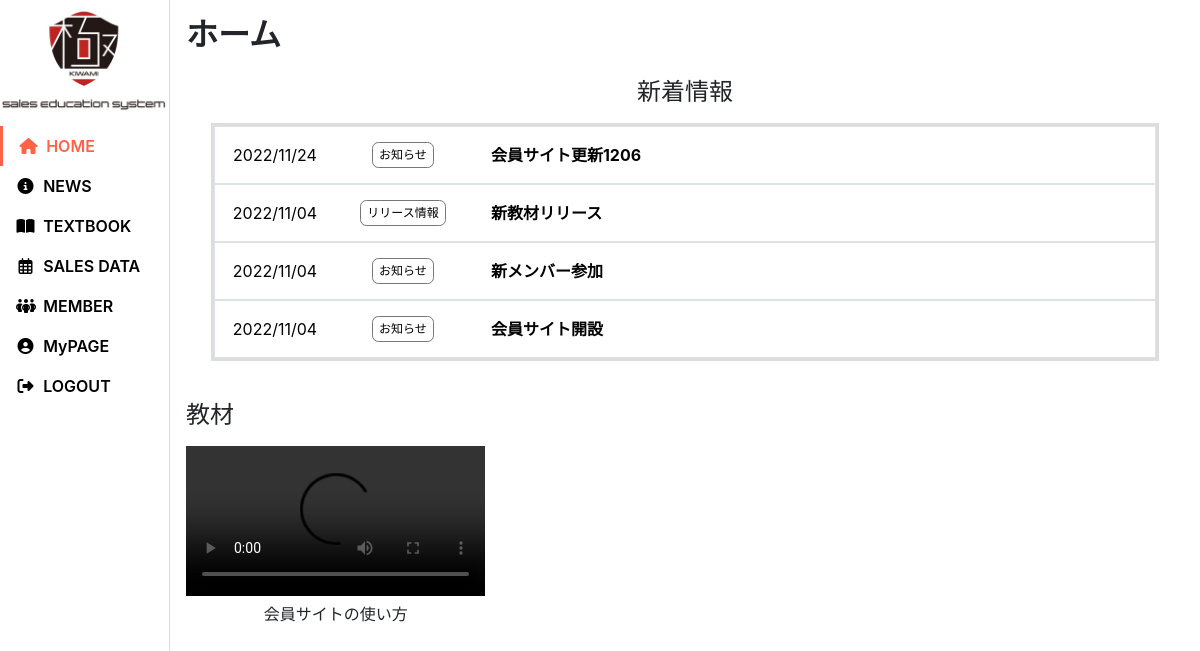
Page / (signed in) on the committed database.
### news/models.py (models this page shows, shortened)
class News(models.Model):
    dt          = models.DateTimeField(verbose_name="投稿日時", default=timezone.now)
    user        = models.ForeignKey(settings.AUTH_USER_MODEL, verbose_name="投稿者", on_delete=models.SET_NULL, null=True, blank=True)
    title       = models.CharField(verbose_name="タイトル", max_length=100)
    content     = models.CharField(verbose_name="内容", max_length=2000)
    category    = models.ForeignKey(Category, verbose_name="ニュースカテゴリ", on_delete=models.SET_NULL, null=True)

class Category(models.Model):
    name    = models.CharField(verbose_name="カテゴリ名", max_length=10, unique=True)

### textbook/models.py (models this page shows, shortened)
class Textbook(models.Model):
    dt              = models.DateTimeField(verbose_name="投稿日時", default=timezone.now)
    user            = models.ForeignKey(settings.AUTH_USER_MODEL, verbose_name="投稿者", on_delete=models.SET_NULL, null=True, blank=True)
    title           = models.CharField(verbose_name="タイトル", max_length=100)
    thumbnail       = models.ImageField(verbose_name="サムネイル画像", upload_to="textbook/thubnail/", null=True, blank=True)
    file_content    = models.FileField(verbose_name="ファイル", upload_to="textbook/movie/", null=True, blank=True)
    is_youtube      = models.BooleanField(verbose_name="Youtubeか", default=False)
    youtube_url     = models.URLField(verbose_name="YoutubeURL", null=True, blank=True)
    minor_category  = models.ForeignKey(MinorCategory, verbose_name="小カテゴリ", on_delete=models.PROTECT)

### oneall/views.py (the view)
class IndexView(LoginRequiredMixin, View):
    def get(self, request, *args, **kwargs):
        context                 = {}
        context["newses"]       = News.objects.all().order_by("-dt")[:5]
        context["textbooks"]    = Textbook.objects.all().order_by("-dt")[:6]
        return render(request, "oneall/index.html", context)

### templates/oneall/index.html (shortened to what this page needs)
{% extends "oneall/base.html" %}
{% load static %}
{% block extra_head %}
<link rel="stylesheet" href="{% static 'oneall/css/index.css' %}">
<link rel="stylesheet" href="{% static 'oneall/css/index-sp.css' %}">
{% endblock %}
{% block main %}
<h1>ホーム</h1>
<section>
    <h2 class="text-center">新着情報</h2>
    <div class="news_list">
        {% for news in newses %}
        <a class="news_list_content border d-flex flex-wrap align-items-center" href="{% url 'news:detail' news.id %}">
            <div class="news_dt">{{ news.dt|date:'Y/m/d' }}</div>
            <div class="news_category"><label class="news_category_label">{{ news.category.name|default:'未分類' }}</label></div>
            <div class="news_title">{{ news.title }}</div>
        </a>
        {% endfor %}
    </div>
</section>
<section>
    <h2>教材</h2>
    <div class="textbook_list">
        {% for textbook in textbooks %}
        <div class="textbook_list_content">
            {% if textbook.file_content %}
            <video src="{{ textbook.file_content.url }}" controls {% if textbook.thumbnail %}poster="{{ textbook.thumbnail.url }}"{% endif %}></video>
            {% endif %}
            <div class="textbook_title">{{ textbook.title }}</div>
        </div>
        {% endfor %}
    </div>
</section>
{% endblock %}

### static/oneall/css/base.css (style rules this page uses)
:root { --main-color: #FF6347; --pentad-color1: #FF6347; --pentad-color2: #FF47E3; --pentad-color3: #E3FF47; --pentad-color4: #47FFBF; --pentad-color5: #4788FF; --accent-color6: #FF6347; --tag-color: #777; --inactive-color: #bababa; --cancel-btn-color: #ddd; --text-color: #000; --border-color: rgb(221, 221, 221); }
@media screen and (min-width: 768px) { section { margin-top: 1.5rem; margin-bottom: 2.5rem; } }
@media screen and (min-width: 768px) { h1 { font-size: 2rem; font-weight: bold; margin-bottom: 1.5rem; } }
@media screen and (min-width: 768px) { h2 { font-size: 1.5rem; margin-bottom: 1rem; } }

### static/oneall/css/index.css (style rules this page uses)
.news_list { border: solid 0.2rem var(--border-color); width: 95%; margin: 0 auto; }
.news_list_content { display: flex; padding: 0.5rem 0.75rem; text-decoration: none; color: black; cursor: pointer; }
.news_dt { width: 6rem; text-align: center; margin: 0.5rem 0; }
.news_category { width: 10rem; font-size: 0.9rem; text-align: center; }
.news_category_label { padding: 0.2rem 0.4rem; border: solid 0.1rem var(--tag-color); border-radius: 0.4rem; margin: 0; font-size: 0.75rem; }
.news_title { min-width: 15rem; font-weight: bold; padding-left: 0.5rem; }
@media screen and (min-width: 768px) { .textbook_list_content { display: inline-block; width: 30%; position: relative; cursor: pointer; } }
@media screen and (min-width: 768px) { .textbook_list_content > video { width: 100%; } }
@media screen and (min-width: 768px) { .textbook_title { text-align: center; } }

### rows in the picture
News: dt "2022/11/24", category.name "お知らせ", title "会員サイト更新1206"
News: dt "2022/11/04", category.name "リリース情報", title "新教材リリース"
News: dt "2022/11/04", category.name "お知らせ", title "新メンバー参加"
News: dt "2022/11/04", category.name "お知らせ", title "会員サイト開設"
Textbook: title "会員サイトの使い方"
